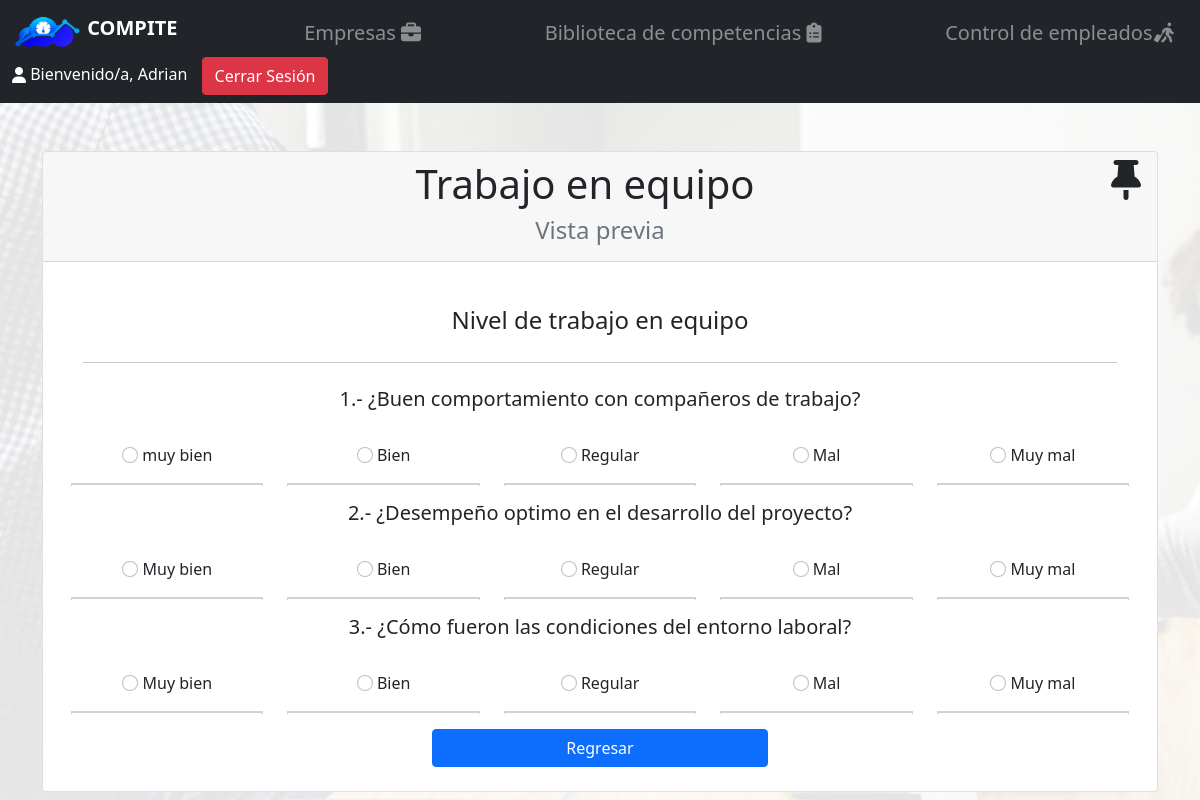
The app's page /administrador/vista_previa.php?id_encuesta=2 (signed in) with its own data.
### tables this page shows
CREATE TABLE `encuestas` (
  `id_encuesta` int NOT NULL,
  `id_usuario` int NOT NULL,
  `titulo` varchar(150) NOT NULL,
  `descripcion` text NOT NULL,
  `estado` tinyint(1) NOT NULL,
  `fecha_inicio` timestamp NOT NULL DEFAULT '0000-00-00 00:00:00',
  `fecha_final` timestamp NOT NULL DEFAULT '0000-00-00 00:00:00'
);

CREATE TABLE `preguntas` (
  `id_pregunta` int NOT NULL,
  `id_encuesta` int NOT NULL,
  `titulo` varchar(150) NOT NULL,
  `id_tipo_pregunta` int NOT NULL
);

CREATE TABLE `opciones` (
  `id_opcion` int NOT NULL,
  `id_pregunta` int NOT NULL,
  `valor` varchar(50) NOT NULL,
  `puntaje` varchar(50) NOT NULL
);

### administrador/vista_previa.php (the view, shortened to what this page needs)
<!DOCTYPE html>
<html lang="es">
<head>
  <link rel="stylesheet" href="../css/bootstrap.min.css">
</head>
<body>
<?php
  	require "../conexion.php";
  	$id_encuesta = $_GET['id_encuesta'];
 	$query2 = "SELECT * FROM preguntas WHERE id_encuesta = '$id_encuesta'";
  	$respuesta2 = $con->query($query2);
  	$query3 = "SELECT encuestas.titulo, encuestas.descripcion, preguntas.id_pregunta, preguntas.id_encuesta, preguntas.id_tipo_pregunta
		FROM preguntas
		INNER JOIN encuestas
		ON preguntas.id_encuesta = encuestas.id_encuesta
		WHERE preguntas.id_encuesta = '$id_encuesta'";
	$respuesta3 = $con->query($query3);
	$row3 = $respuesta3->fetch_assoc();
 ?>
<!DOCTYPE html>
<html lang="es">
<head>
  <link rel="stylesheet" href="../css/bootstrap.min.css">
</head>
<body>
<?php include "navbar.php";
$total_client1 = mysqli_num_rows($respuesta2); if($total_client1>0){ ?>
  	<div class="container">
 	<div class=" card text-center"><div class="card-header">
 		<h1><?php echo $row3['titulo'] ?>  <i class="fas fa-thumbtack float-end"></i></h1>
		 <h4 class="text-muted text-center">Vista previa</h4>
</div><div class="card-body">
 		<br>
		 <p class="fs-4"><?php echo $row3['descripcion'] ?></p>
		 <hr class="m-4">
 		<?php
 			$i = 1;  $total_client = mysqli_num_rows($respuesta3); if($total_client>0){
			while (($row2 = $respuesta2->fetch_assoc())) {
			$id = $row2['id_pregunta'];
			$query = "SELECT preguntas.id_pregunta, preguntas.titulo, preguntas.id_tipo_pregunta, opciones.id_opcion, opciones.valor
				FROM opciones
				INNER JOIN preguntas
				ON preguntas.id_pregunta = opciones.id_pregunta
                WHERE preguntas.id_pregunta = $id
				ORDER BY opciones.id_pregunta, opciones.id_opcion";
			$respuesta = $con->query($query);
		 ?>
		 	<div class="container col-md-12 ">
			<h5 ><?php echo "$i.- " . $row2['titulo'] ?></h5>
			<br>
			<div class="row align-text-center">
		<?php 	while (($row = $respuesta->fetch_assoc())) { ?>
  <div class="col">
			<div class="radio">
		      <label><input class="form-check-input" type="radio" name="<?php echo $row['id_pregunta'] ?>" value="<?php echo $row['id_opcion'] ?>" required> <?php echo $row['valor'] ?></label>
		    </div>
			<hr style="border: dotted 1px; opacity: 0.2" />
			</div>
		<?php
			}
			$i++;
		}}}
		 ?>
		 </div>	</div>
		<br>
		</form>	</div></div>
		<br>
	 <div class="d-grid gap-2 col-4 mx-auto  mb-2">
	 <a href="index.php" class="btn btn-primary ">Regresar</a>
	</div>
</body>
</html>

### administrador/navbar.php (shortened to what this page needs)
  <link rel="stylesheet" href="../css/bootstrap.min.css">
  <scripy src="../js/bootstrap.bundle.min.js"></script>
   <link rel="stylesheet" href="../css/bg.css">
<nav class="navbar navbar-dark bg-dark">
<div class="container-fluid">
<a class="navbar-brand fw-bold" href="principal.php">
    <img src="../imagenes/Logo Compite.png" alt="" width="70" class="d-inline-block align-text-top">
    COMPITE  </a>
    <a href="empresas.php" id="empresa" class="btn text-light text-opacity-50 fs-5 ">Empresas <i class="fa-solid fa-briefcase"></i></a>
    <a href="index.php" id="competencia" class="btn text-light text-opacity-50 fs-5 ">Biblioteca de competencias <i class="fa-solid fa-clipboard-list"></i></a>
    <a href="empleados.php" id="empleados" class="btn text-light text-opacity-50 fs-5 ">Control de empleados<i class="fa-solid fa-person-walking-luggage"></i></a>
      <form  style="color: #fff">
        <?php
          if (isset($_SESSION['u_usuario'])) {
            echo "  <i class='fa-solid fa-user'></i>  Bienvenido/a, " . $_SESSION['u_usuario'] . "\t";
            echo "<a href='../cerrar_sesion.php' class='btn btn-danger  ' style='margin-left: 10px'>Cerrar Sesión</a>";
          } else {
            header("Location: ../cerrar_sesion.php"); }   ?>
        </form>
  </nav>
<br>
<br>

### css/bg.css (style rules this page uses)
body { background-image: url(../imagenes/background\ 2.jpg); background-repeat: no-repeat; background-attachment: fixed; background-size:cover; }

### records on screen
encuestas: titulo "Trabajo en equipo", descripcion "Nivel de trabajo en equipo"
preguntas: titulo "¿Buen comportamiento con compañeros de trabajo?"
opciones: valor "muy bien"
opciones: valor "Bien"
opciones: valor "Regular"
opciones: valor "Mal"
opciones: valor "Muy mal"
preguntas: titulo "¿Desempeño optimo en el desarrollo del proyecto?"
opciones: valor "Muy bien"
opciones: valor "Bien"
opciones: valor "Regular"
opciones: valor "Mal"
opciones: valor "Muy mal"
preguntas: titulo "¿Cómo fueron las condiciones del entorno laboral?"
opciones: valor "Muy bien"
opciones: valor "Bien"
opciones: valor "Regular"
opciones: valor "Mal"
opciones: valor "Muy mal"

### other values on screen
$_SESSION['u_usuario'] "Adrian"
